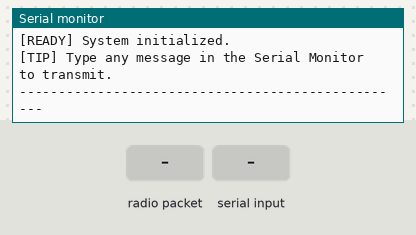
The program below on a simulated ESP32. Parts: the last lines printed to the serial monitor. The test bench sets the inputs (shaded band). No radio packets arrive unless stated.

Above: at 1.2 s.
1.3 s: radio packet "VERONA_BEACON" arrives
At 2.5 s:
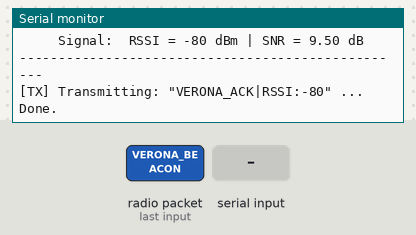
2.8 s: "VERONA_BEACON\n" received over Serial
At 3.4 s:
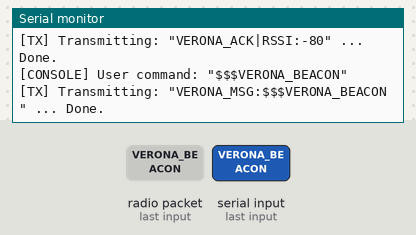
4.3 s: radio packet "PING" arrives
At 4.47 s:
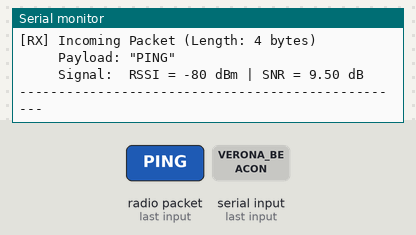
6.5 s: "PING\n" received over Serial
At 7.4 s:
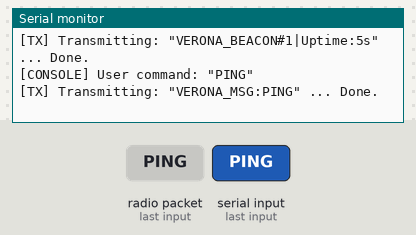
8.0 s: radio packet "ACK" arrives
At 8.8 s:
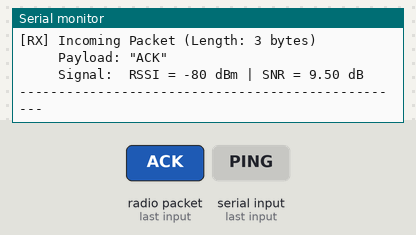
9.5 s: "ACK\n" received over Serial
At 9.81 s:
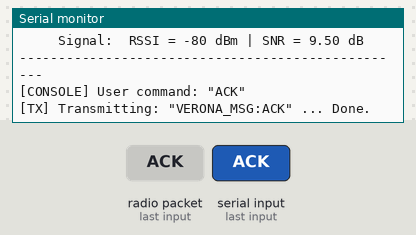

Measured:
- after the input at 1.3 s, the serial monitor: prints a new line at once (image 1)
- after the input at 2.8 s, the serial monitor: prints a new line at once (image 2)
- after the input at 4.3 s, the serial monitor: prints a new line at once (image 3)
- after the input at 6.5 s, the serial monitor: prints a new line at once (image 4)
- after the input at 8.0 s, the serial monitor: prints a new line at once (image 5)
- after the input at 9.5 s, the serial monitor: prints a new line at once (image 6)

The program:

main.cpp
```cpp
/**
 * ============================================================================
 * Verona Project - LoRa Wireless Communication
 * ============================================================================
 *
 * Supports:
 *  - SX1276 / SX1278 (e.g., Ai-Thinker Ra-02) LoRa Transceivers
 *  - ESP32 / Arduino Nano / Uno microcontrollers
 *  - Bi-directional communication (Transceiver), Beacon (TX), or Listener (RX)
 *  - Real-time Serial console input to send manual LoRa messages
 *  - Signal quality metrics (RSSI and SNR reporting)
 * ============================================================================
 */

#include <Arduino.h>
#include <SPI.h>
#include <LoRa.h>
#include "config.h"

// --- Global State Variables ---
static uint32_t packetCounter = 0;
static uint32_t lastTxTime = 0;
static String serialInputBuffer = "";

// --- Function Declarations ---
void initLoRa();
void sendLoRaPacket(const String &payload);
void checkIncomingPackets();
void handleSerialCommands();

void setup() {
    Serial.begin(MONITOR_BAUD);
    while (!Serial && millis() < 3000); // Wait for Serial Monitor on USB CDC boards

    Serial.println();
    Serial.println(F("=================================================="));
    Serial.println(F("           VERONA PROJECT: LORA SYSTEM            "));
    Serial.println(F("=================================================="));
    Serial.print(F("Operating Mode: "));
#if (NODE_MODE == MODE_TRANSCEIVER)
    Serial.println(F("TRANSCEIVER (Two-Way Communication)"));
#elif (NODE_MODE == MODE_TRANSMITTER)
    Serial.println(F("TRANSMITTER (Telemetry Beacon)"));
#elif (NODE_MODE == MODE_RECEIVER)
    Serial.println(F("RECEIVER (Continuous Listening)"));
#endif

    initLoRa();

    Serial.println(F("[READY] System initialized."));
    Serial.println(F("[TIP] Type any message in the Serial Monitor to transmit."));
    Serial.println(F("--------------------------------------------------"));
}

void loop() {
    uint32_t currentMillis = millis();

    // 1. Process serial input from user to send custom messages
    handleSerialCommands();

    // 2. Check for incoming LoRa packets (in Transceiver and Receiver modes)
#if (NODE_MODE == MODE_TRANSCEIVER || NODE_MODE == MODE_RECEIVER)
    checkIncomingPackets();
#endif

    // 3. Periodic automatic transmission (in Transceiver and Transmitter modes)
#if (NODE_MODE == MODE_TRANSCEIVER || NODE_MODE == MODE_TRANSMITTER)
    if (currentMillis - lastTxTime >= TX_INTERVAL_MS) {
        lastTxTime = currentMillis;

        packetCounter++;
        String message = "VERONA_BEACON#" + String(packetCounter) +
                         "|Uptime:" + String(currentMillis / 1000) + "s";
        sendLoRaPacket(message);
    }
#endif
}

/**
 * Initializes SPI and the LoRa transceiver module.
 */
void initLoRa() {
    Serial.print(F("[INFO] Initializing SPI bus... "));
#if defined(ESP32)
    SPI.begin(LORA_SCK, LORA_MISO, LORA_MOSI, LORA_SS);
#else
    SPI.begin();
#endif
    Serial.println(F("OK"));

    Serial.print(F("[INFO] Configuring LoRa pins (SS="));
    Serial.print(LORA_SS);
    Serial.print(F(", RST="));
    Serial.print(LORA_RST);
    Serial.print(F(", DIO0="));
    Serial.print(LORA_DIO0);
    Serial.println(F(")..."));
    LoRa.setPins(LORA_SS, LORA_RST, LORA_DIO0);

    Serial.print(F("[INFO] Starting LoRa at "));
    Serial.print(LORA_BAND / 1E6, 1);
    Serial.print(F(" MHz... "));

    if (!LoRa.begin(LORA_BAND)) {
        Serial.println(F("FAILED!"));
        Serial.println(F("[ERROR] LoRa transceiver not detected."));
        Serial.println(F("[CHECK] 1. Verify wiring between MCU and LoRa module."));
        Serial.println(F("[CHECK] 2. Ensure adequate 3.3V power supply (LoRa requires up to 120mA peak)."));
        Serial.println(F("[CHECK] 3. Check pin definitions in 'include/config.h'."));
        while (1) {
            delay(1000);
        }
    }
    Serial.println(F("SUCCESS"));

    // Apply advanced radio configuration
    LoRa.setSyncWord(LORA_SYNC_WORD);
    LoRa.setSpreadingFactor(LORA_SPREADING_FAC);
    LoRa.setSignalBandwidth(LORA_SIGNAL_BW);
    LoRa.setCodingRate4(LORA_CODING_RATE);
    LoRa.setTxPower(LORA_TX_POWER);

    Serial.println(F("[INFO] LoRa radio parameters set:"));
    Serial.print(F("       - Sync Word: 0x"));
    Serial.println(LORA_SYNC_WORD, HEX);
    Serial.print(F("       - Spreading Factor: SF"));
    Serial.println(LORA_SPREADING_FAC);
    Serial.print(F("       - Bandwidth: "));
    Serial.print(LORA_SIGNAL_BW / 1E3, 0);
    Serial.println(F(" kHz"));
    Serial.print(F("       - Tx Power: "));
    Serial.print(LORA_TX_POWER);
    Serial.println(F(" dBm"));
}

/**
 * Transmits a payload over LoRa.
 */
void sendLoRaPacket(const String &payload) {
    Serial.print(F("[TX] Transmitting: \""));
    Serial.print(payload);
    Serial.print(F("\" ... "));

    LoRa.beginPacket();
    LoRa.print(payload);
    LoRa.endPacket();

    Serial.println(F("Done."));
}

/**
 * Checks for received packets and prints signal metrics.
 */
void checkIncomingPackets() {
    int packetSize = LoRa.parsePacket();
    if (packetSize == 0) {
        return; // No packet received
    }

    String incomingData = "";
    while (LoRa.available()) {
        incomingData += (char)LoRa.read();
    }

    int rssi = LoRa.packetRssi();
    float snr = LoRa.packetSnr();

    Serial.println();
    Serial.println(F("--------------------------------------------------"));
    Serial.print(F("[RX] Incoming Packet (Length: "));
    Serial.print(packetSize);
    Serial.println(F(" bytes)"));
    Serial.print(F("     Payload: \""));
    Serial.print(incomingData);
    Serial.println(F("\""));
    Serial.print(F("     Signal:  RSSI = "));
    Serial.print(rssi);
    Serial.print(F(" dBm | SNR = "));
    Serial.print(snr, 2);
    Serial.println(F(" dB"));
    Serial.println(F("--------------------------------------------------"));

#if (NODE_MODE == MODE_TRANSCEIVER)
    // If we receive a beacon or ping, respond with an acknowledgment
    if (incomingData.startsWith("VERONA_BEACON") || incomingData.startsWith("PING")) {
        delay(200); // Brief turn-around delay
        String ackPayload = "VERONA_ACK|RSSI:" + String(rssi);
        sendLoRaPacket(ackPayload);
    }
#endif
}

/**
 * Reads user input from the Serial Monitor and transmits it as a custom packet.
 */
void handleSerialCommands() {
    while (Serial.available()) {
        char c = (char)Serial.read();
        if (c == '\r') {
            continue; // Ignore carriage return
        }
        if (c == '\n') {
            serialInputBuffer.trim();
            if (serialInputBuffer.length() > 0) {
                Serial.print(F("[CONSOLE] User command: \""));
                Serial.print(serialInputBuffer);
                Serial.println(F("\""));
                sendLoRaPacket("VERONA_MSG:" + serialInputBuffer);
                serialInputBuffer = "";
            }
        } else {
            serialInputBuffer += c;
        }
    }
}
```

romeo.cpp
```cpp
// Project Verona - ROMEO (transmitter / remote node)
// Board: "ESP32 Dev Module" (Arduino IDE)
// Hardware: ESP32 + Ra-02 (SX1278, 433 MHz) + u-blox GPS (NEO-6M / NEO-7M)
//
// Romeo reads its GPS position and sends it to Juliet as a PING:
//   "PING,<lat>,<lon>"          (Wherefore art thou?)
// Juliet answers with:
//   "ACK"                       (Here I am)
//
// Wiring:
//   LoRa  NSS->GPIO5  RST->GPIO14  DIO0->GPIO26
//         SCK->GPIO18 MISO->GPIO19 MOSI->GPIO23   (default VSPI pins)
//   GPS   TX -> GPIO32 (ESP32 RX)   RX -> GPIO33 (ESP32 TX)
//
// GPIO32/33 are used for the GPS instead of GPIO16/17 because GPIO16/17
// are reserved for PSRAM on WROVER boards. 32/33 work on every board.

#include <SPI.h>
#include <LoRa.h>
#include <TinyGPS++.h>

#define LORA_SS    5
#define LORA_RST   14
#define LORA_DIO0  26
#define LORA_SCK   18
#define LORA_MISO  19
#define LORA_MOSI  23

#define GPS_RX_PIN 32   // ESP32 RX <- GPS TX
#define GPS_TX_PIN 33   // ESP32 TX -> GPS RX
#define GPS_BAUD   9600

const unsigned long PING_INTERVAL_MS = 3000;
const unsigned long ACK_TIMEOUT_MS   = 1500;

TinyGPSPlus gps;
HardwareSerial gpsSerial(2);          // UART2 remapped to GPIO32/33
unsigned long lastPing = 0;

// Listen for Juliet's ACK, keep feeding the GPS while waiting
bool waitForAck() {
  unsigned long start = millis();
  while (millis() - start < ACK_TIMEOUT_MS) {
    while (gpsSerial.available()) {
      gps.encode(gpsSerial.read());
    }
    if (LoRa.parsePacket()) {
      String reply = "";
      while (LoRa.available()) {
        reply += (char)LoRa.read();
      }
      if (reply == "ACK") {
        Serial.print("ACK from Juliet (RSSI ");
        Serial.print(LoRa.packetRssi());
        Serial.println(" dBm)");
        return true;
      }
    }
  }
  return false;
}

void setup() {
  Serial.begin(9600);
  while (!Serial);
  Serial.println("Romeo (transmitter) ready");

  gpsSerial.begin(GPS_BAUD, SERIAL_8N1, GPS_RX_PIN, GPS_TX_PIN);

  SPI.begin(LORA_SCK, LORA_MISO, LORA_MOSI, LORA_SS);
  LoRa.setPins(LORA_SS, LORA_RST, LORA_DIO0);
  if (!LoRa.begin(433E6)) {
    Serial.println("LoRa Error");
    while (1);
  }
}

void loop() {
  // Feed every GPS byte to TinyGPS++
  while (gpsSerial.available()) {
    gps.encode(gpsSerial.read());
  }

  if (millis() - lastPing >= PING_INTERVAL_MS) {
    lastPing = millis();

    // valid fix updated within the last 5 s (isValid() alone stays true after a fix is lost)
    if (gps.location.isValid() && gps.location.age() < 5000) {
      String position = String(gps.location.lat(), 6) + "," + String(gps.location.lng(), 6);

      LoRa.beginPacket();
      LoRa.print("PING," + position);
      LoRa.endPacket();

      Serial.print("PING sent: ");
      Serial.println(position);

      if (!waitForAck()) {
        Serial.println("No ACK - is Juliet in range?");
      }
    } else {
      Serial.print("Waiting for GPS fix... satellites: ");
      Serial.println(gps.satellites.value());
    }
  }
}
```

config.h
```cpp
#ifndef CONFIG_H
#define CONFIG_H

#include <Arduino.h>

// ============================================================================
// VERONA PROJECT - CONFIGURATION SETTINGS
// ============================================================================

// --- Operational Mode ---
// Choose one of the following modes:
// 1 = TRANSCEIVER (Bi-directional communication / Ping-Pong)
// 2 = TRANSMITTER (Periodic telemetry beacon)
// 3 = RECEIVER (Continuous listening mode)
#define NODE_MODE 1

#define MODE_TRANSCEIVER 1
#define MODE_TRANSMITTER 2
#define MODE_RECEIVER    3

// --- LoRa Radio Frequency ---
// 433E6 : Asia, Europe (433 MHz) - Standard Ra-02 modules
// 868E6 : Europe (868 MHz)
// 915E6 : North America (915 MHz)
#define LORA_BAND 433E6

// --- Radio Parameters ---
#define LORA_SYNC_WORD      0xF3       // Unique sync word to isolate network
#define LORA_SPREADING_FAC  7          // Spreading Factor (6 to 12)
#define LORA_SIGNAL_BW      125E3      // Bandwidth (125 kHz)
#define LORA_CODING_RATE    5          // Coding Rate 4/5 (5 to 8)
#define LORA_TX_POWER       17         // Transmission power in dBm (2 to 20)

// --- Transmission Timing ---
#define TX_INTERVAL_MS      5000       // Interval between automatic transmissions (ms)

// ============================================================================
// HARDWARE PIN DEFINITIONS
// ============================================================================

#if defined(BOARD_TTGO_LORA32)
    // LilyGO TTGO LoRa32 v1.0 Pinout
    #define LORA_SCK    5
    #define LORA_MISO   19
    #define LORA_MOSI   27
    #define LORA_SS     18
    #define LORA_RST    14
    #define LORA_DIO0   26

#elif defined(BOARD_ARDUINO_NANO)
    // Arduino Uno / Nano Pinout
    #define LORA_SCK    13
    #define LORA_MISO   12
    #define LORA_MOSI   11
    #define LORA_SS     10
    #define LORA_RST    9
    #define LORA_DIO0   2

#else
    // Generic ESP32 + SX1278 (e.g. Ra-02) Pinout
    #define LORA_SCK    18
    #define LORA_MISO   19
    #define LORA_MOSI   23
    #define LORA_SS     5
    #define LORA_RST    14
    #define LORA_DIO0   26
#endif

#ifndef MONITOR_BAUD
    #define MONITOR_BAUD 115200
#endif

#endif // CONFIG_H
```
